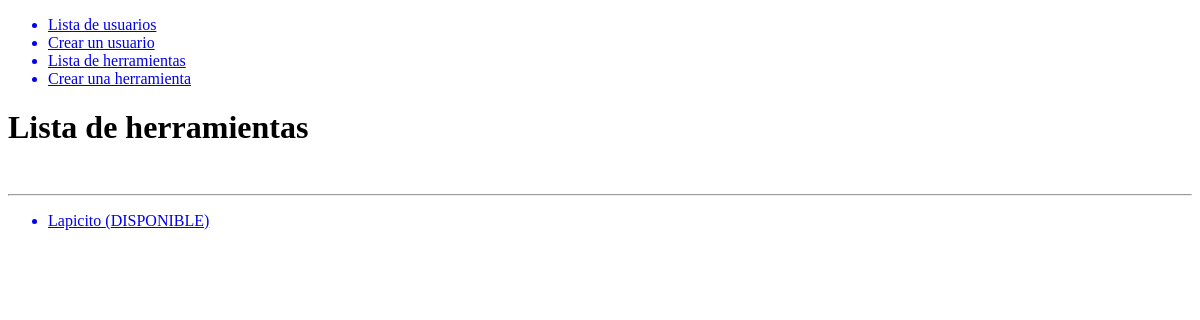
/tools/, run on an earlier commit of the app's database.
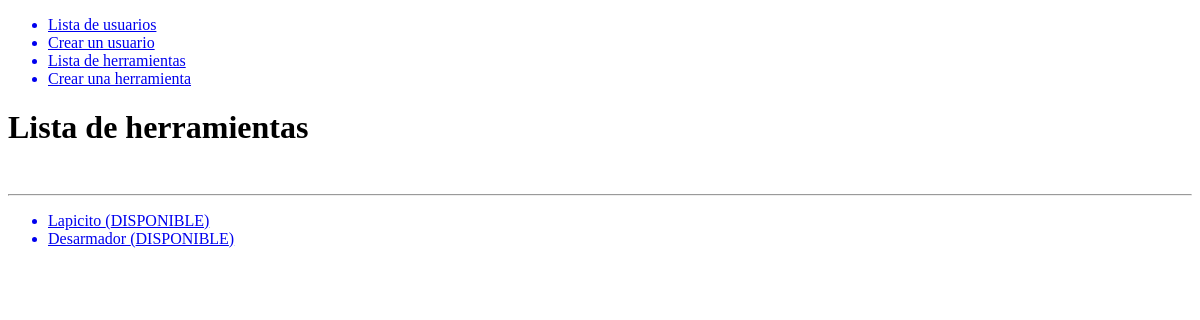
And on a later commit of the database.
### tools/models.py (models this page shows, shortened)
class Tool(models.Model):
    name = models.CharField(max_length=140)
    serial_number = models.CharField(max_length=140)
    model = models.CharField(max_length=140)
    has_been_in_mainteance = models.BooleanField(default=False)
    mainteance_date = models.DateField(blank=True, null=True)
    is_in_maintain = models.BooleanField(default=False)
    specifications = models.TextField(blank=True, null=True)
    has_tracker = models.BooleanField(default=False)
    tracker_id = models.CharField(max_length=30, blank=True, null=True)

### tools/views.py (the view)
# urls.py: path('', ListTools, name='list'),
def ListTools(request):
    tools = Tool.objects.all()
    template_name = 'tools/list.html'
    context = {
        'tools': tools
    }
    return render(request, template_name, context)

### tools/templates/tools/list.html
{% extends 'base.html' %}
{% block content %}
<h1>Lista de herramientas</h1>
<br>
<hr>
{% if tools|length > 0 %}
    <ul>
        {% for tool in tools %}
            <a href="{% url 'tools:detail' tool.id %}">
                <li>{{ tool.name }} ({% if tool.is_in_maintain %}EN MANTENIMIENTO{% else %}DISPONIBLE{% endif %})</li>
            </a>
        {% endfor %}
    </ul>
{% else %}
    <p>No hay herramientas registradas</p>
{% endif %}
{% endblock content %}

What changed in the data, as far as the page shows it:
added Tool: name "Desarmador", is_in_maintain "DISPONIBLE"
